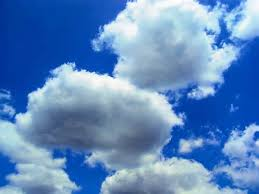
#> input picture Weather_Data/Cloudy/cloudy111.jpg, 259 x 194 px; its folder holds only this picture in this run
$ python testing.py
#> lines starting #> are read from the running program, lines starting #| are printed output that depends on the picture
import os
import cv2
import shutil

def resize_and_save_images(dataset_path, classes, output_path, target_size=(500, 500)):
    # Create the output directory if it doesn't exist
#> called with dataset_path = '../Weather_Data', output_path = '../resize_test', target_size = (500, 500)
    if not os.path.exists(output_path):
        os.makedirs(output_path)

    for class_name in classes:
        # Create the class directory in the output folder
        class_output_path = os.path.join(output_path, class_name)
        if not os.path.exists(class_output_path):
            os.makedirs(class_output_path)

        class_path = os.path.join(dataset_path, class_name)
        images = os.listdir(class_path)

        for image in images:
            image_path = os.path.join(class_path, image)
            img = cv2.imread(image_path)
#> img is the input picture: shape (194, 259, 3); mean B, G, R 190.8, 137.4, 94.8

            if img is not None:
                # Resize the image
                resized_img = cv2.resize(img, target_size)
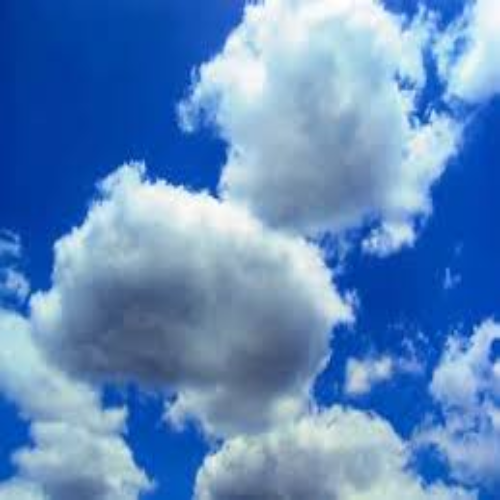
#> resized_img: shape (500, 500, 3); mean B, G, R 190.6, 137.3, 94.7

                # Save the resized image in the corresponding class folder
                output_image_path = os.path.join(class_output_path, image)
                cv2.imwrite(output_image_path, resized_img)

                # Optionally, you can print the progress for large datasets
                print(f"Processed: {image_path} -> {output_image_path}")
            else:
                # Handle corrupted images
                print(f"Corrupted image: {image_path}")
                delete = input("Do you want to delete this image? (y/n): ").strip().lower()
                if delete == 'y':
                    os.remove(image_path)
                    print(f"Deleted: {image_path}")
#> pass 2 of the loop in resize_and_save_images, `for class_name in classes:`:
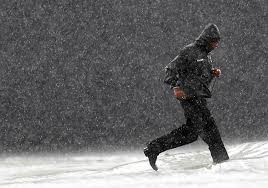
#> input picture Weather_Data/Rainy/rain12.jpg, 268 x 188 px
#> in resize_and_save_images, img is the input picture: shape (188, 268, 3); mean B, G, R 107.5, 106.5, 106.7
#> in resize_and_save_images, `resized_img = cv2.resize(img, target_size)`:
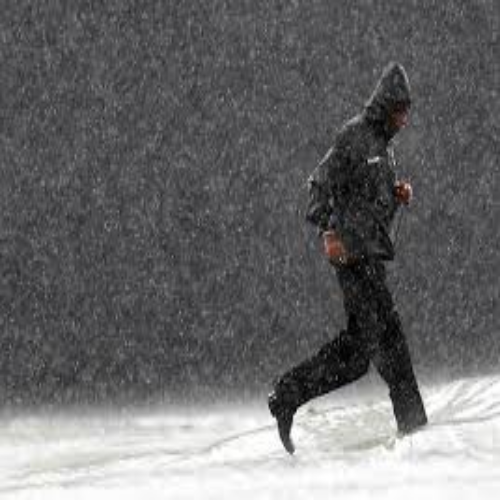
#> resized_img: shape (500, 500, 3); mean B, G, R 107.4, 106.4, 106.5

    print("Image resizing and saving completed.")

dataset_path = "../Weather_Data"
resized_dataset_path = "../resize_test"
classes = os.listdir(dataset_path)

resize_and_save_images(dataset_path,classes,resized_dataset_path)
